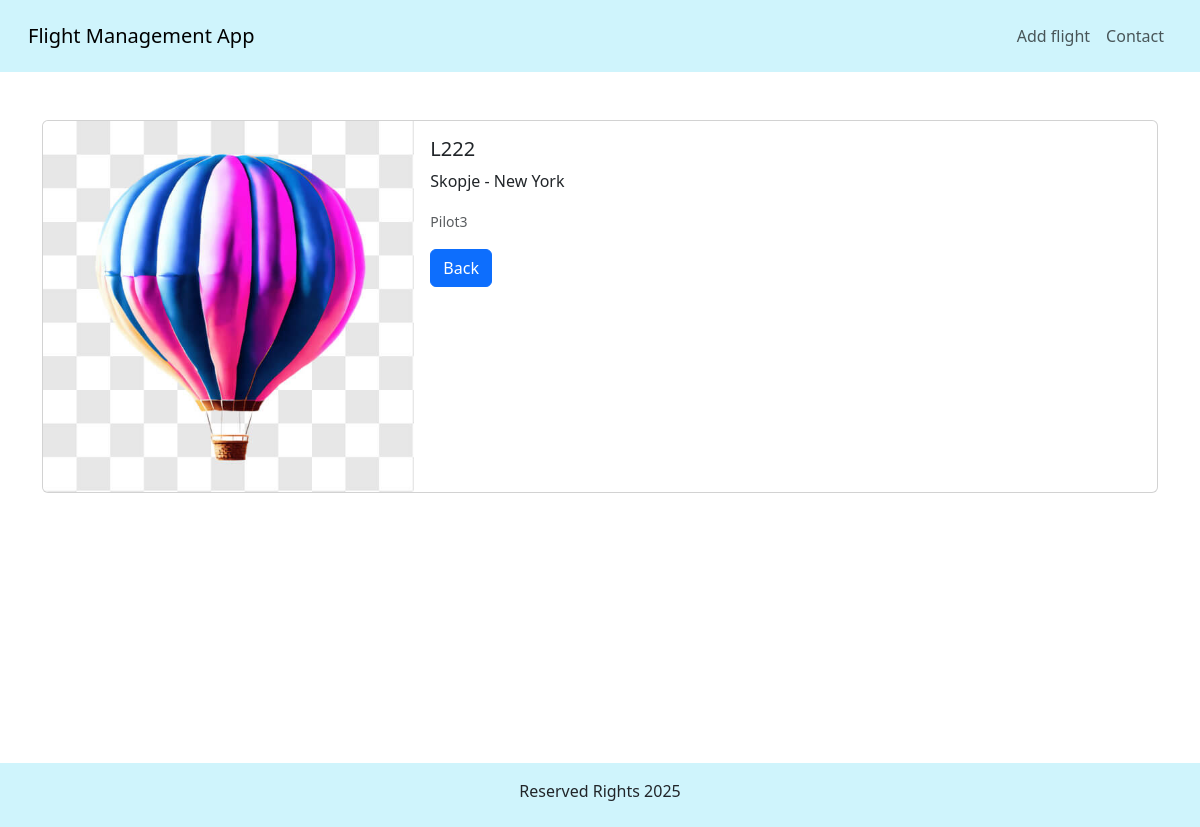
The page /details/2 on the database its author committed.
### application/models.py (models this page shows, shortened)
class Flight(models.Model):
    flight_number = models.CharField(max_length=50, unique=True)
    take_off_airport = models.CharField(max_length=50)
    landing_airport = models.CharField(max_length=50)
    user = models.ForeignKey(User, on_delete=models.CASCADE)
    image = models.ImageField(upload_to='flights/')
    balloon = models.ForeignKey(Balloon, on_delete=models.CASCADE)
    pilot = models.ForeignKey(Pilot, on_delete=models.CASCADE)
    airline = models.ForeignKey(Airline, on_delete=models.CASCADE)

class Pilot(models.Model):
    RANK_CHOICES = [
        ("J", "Junior"),
        ("I", "Intermediate"),
        ("S", "Senior")
    ]
    name = models.CharField(max_length=50)
    surname = models.CharField(max_length=50)
    birth_year = models.IntegerField()
    flight_hours = models.FloatField()
    rank = models.CharField(max_length=1, choices=RANK_CHOICES)

### application/views.py (the view)
# urls.py: path('details/<flight_id>', FlightApplicationViews.details, name='details'),
def details(request, flight_id):
    flight = Flight.objects.filter(id = flight_id).first()
    return render(request, 'details.html', {'flight': flight})

### templates/details.html
{% extends 'base.html' %}
{% load static %}
{% block content %}
    <div class="container mt-5" style="margin-bottom: 270px">
        <div class="card mb-3" style="">
            <div class="row g-0">
                <div class="col-md-4">
                    <img src="{{flight.image.url}}" class="img-fluid rounded-start" alt="flight">
                </div>
                <div class="col-md-8">
                    <div class="card-body">
                        <h5 class="card-title">{{ flight.flight_number }}</h5>
                        <p class="card-text">{{ flight.take_off_airport }} - {{ flight.landing_airport }}</p>
                        <p class="card-text"><small class="text-body-secondary">{{ flight.pilot.name }}</small></p>
                        <a href="{% url 'index' %}" class="btn btn-primary">Back</a>
                    </div>
                </div>
            </div>
        </div>
    </div>
{%  endblock %}

### rows shown on the page
Flight: image (picture), flight_number "L222", take_off_airport "Skopje", landing_airport "New York", pilot.name "Pilot3"
